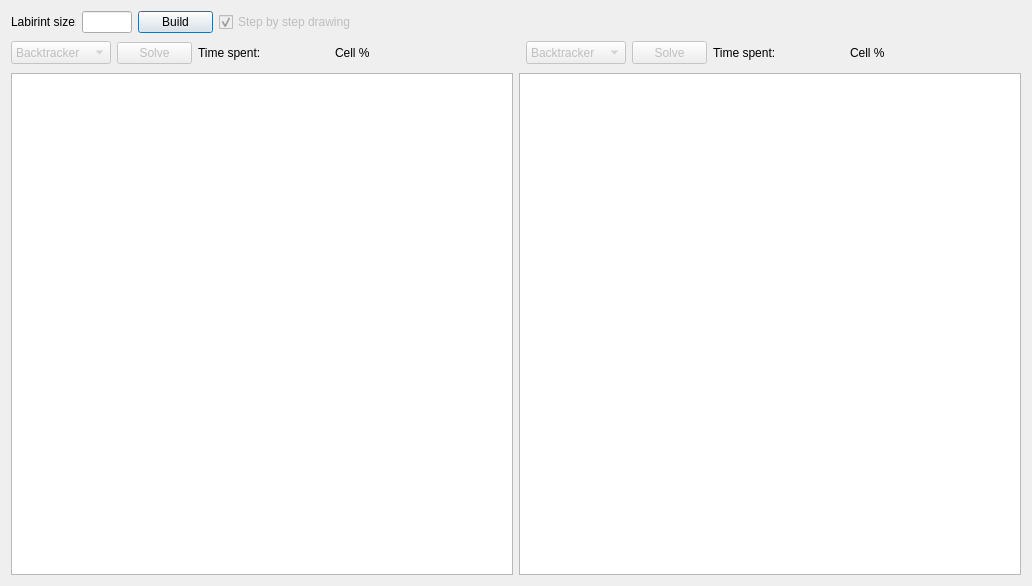
<?xml version="1.0" encoding="UTF-8"?>
<ui version="4.0">
 <class>LabProj</class>
 <widget class="QDialog" name="LabProj">
  <property name="geometry">
   <rect>
    <x>0</x>
    <y>0</y>
    <width>1032</width>
    <height>586</height>
   </rect>
  </property>
  <property name="minimumSize">
   <size>
    <width>1032</width>
    <height>586</height>
   </size>
  </property>
  <property name="maximumSize">
   <size>
    <width>1032</width>
    <height>586</height>
   </size>
  </property>
  <property name="windowTitle">
   <string>LabProj</string>
  </property>
  <layout class="QVBoxLayout" name="verticalLayout_2">
   <item>
    <layout class="QVBoxLayout" name="verticalLayout">
     <item>
      <layout class="QHBoxLayout" name="horizontalLayout">
       <item>
        <widget class="QLabel" name="labSizeLabel">
         <property name="maximumSize">
          <size>
           <width>65</width>
           <height>16777215</height>
          </size>
         </property>
         <property name="text">
          <string>Labirint size: </string>
         </property>
        </widget>
       </item>
       <item>
        <widget class="QLineEdit" name="labSizeField">
         <property name="maximumSize">
          <size>
           <width>50</width>
           <height>16777215</height>
          </size>
         </property>
        </widget>
       </item>
       <item>
        <widget class="QPushButton" name="labBuildButton">
         <property name="minimumSize">
          <size>
           <width>75</width>
           <height>0</height>
          </size>
         </property>
         <property name="maximumSize">
          <size>
           <width>75</width>
           <height>16777215</height>
          </size>
         </property>
         <property name="text">
          <string>Build</string>
         </property>
        </widget>
       </item>
       <item>
        <widget class="QCheckBox" name="checkBox">
         <property name="enabled">
          <bool>false</bool>
         </property>
         <property name="text">
          <string>Step by step drawing</string>
         </property>
         <property name="checked">
          <bool>true</bool>
         </property>
        </widget>
       </item>
       <item>
        <spacer name="horizontalSpacer">
         <property name="orientation">
          <enum>Qt::Horizontal</enum>
         </property>
         <property name="sizeHint" stdset="0">
          <size>
           <width>40</width>
           <height>20</height>
          </size>
         </property>
        </spacer>
       </item>
      </layout>
     </item>
     <item>
      <layout class="QHBoxLayout" name="horizontalLayout_4">
       <item>
        <widget class="QComboBox" name="lab1algList">
         <property name="enabled">
          <bool>false</bool>
         </property>
         <property name="minimumSize">
          <size>
           <width>100</width>
           <height>23</height>
          </size>
         </property>
         <property name="maximumSize">
          <size>
           <width>100</width>
           <height>23</height>
          </size>
         </property>
         <item>
          <property name="text">
           <string>Backtracker</string>
          </property>
         </item>
         <item>
          <property name="text">
           <string>Wall Follower</string>
          </property>
         </item>
         <item>
          <property name="text">
           <string>Dead End Filler</string>
          </property>
         </item>
        </widget>
       </item>
       <item>
        <widget class="QPushButton" name="solve1">
         <property name="enabled">
          <bool>false</bool>
         </property>
         <property name="minimumSize">
          <size>
           <width>75</width>
           <height>0</height>
          </size>
         </property>
         <property name="maximumSize">
          <size>
           <width>75</width>
           <height>16777215</height>
          </size>
         </property>
         <property name="text">
          <string>Solve</string>
         </property>
        </widget>
       </item>
       <item>
        <widget class="QLabel" name="label">
         <property name="text">
          <string>Time spent: </string>
         </property>
        </widget>
       </item>
       <item>
        <widget class="QLabel" name="lab1Time">
         <property name="minimumSize">
          <size>
           <width>59</width>
           <height>0</height>
          </size>
         </property>
         <property name="maximumSize">
          <size>
           <width>59</width>
           <height>16777215</height>
          </size>
         </property>
         <property name="text">
          <string/>
         </property>
        </widget>
       </item>
       <item>
        <widget class="QLabel" name="label_2">
         <property name="maximumSize">
          <size>
           <width>35</width>
           <height>16777215</height>
          </size>
         </property>
         <property name="text">
          <string>Cell %:</string>
         </property>
        </widget>
       </item>
       <item>
        <widget class="QLabel" name="cellPer1">
         <property name="minimumSize">
          <size>
           <width>40</width>
           <height>0</height>
          </size>
         </property>
         <property name="maximumSize">
          <size>
           <width>40</width>
           <height>16777215</height>
          </size>
         </property>
         <property name="text">
          <string/>
         </property>
        </widget>
       </item>
       <item>
        <spacer name="horizontalSpacer_2">
         <property name="orientation">
          <enum>Qt::Horizontal</enum>
         </property>
         <property name="sizeType">
          <enum>QSizePolicy::Fixed</enum>
         </property>
         <property name="sizeHint" stdset="0">
          <size>
           <width>104</width>
           <height>20</height>
          </size>
         </property>
        </spacer>
       </item>
       <item>
        <widget class="QComboBox" name="lab2AlgList">
         <property name="enabled">
          <bool>false</bool>
         </property>
         <property name="minimumSize">
          <size>
           <width>100</width>
           <height>23</height>
          </size>
         </property>
         <property name="maximumSize">
          <size>
           <width>100</width>
           <height>23</height>
          </size>
         </property>
         <item>
          <property name="text">
           <string>Backtracker</string>
          </property>
         </item>
         <item>
          <property name="text">
           <string>Wall Follower</string>
          </property>
         </item>
         <item>
          <property name="text">
           <string>Dead End Filler</string>
          </property>
         </item>
        </widget>
       </item>
       <item>
        <widget class="QPushButton" name="solve2">
         <property name="enabled">
          <bool>false</bool>
         </property>
         <property name="minimumSize">
          <size>
           <width>75</width>
           <height>23</height>
          </size>
         </property>
         <property name="maximumSize">
          <size>
           <width>75</width>
           <height>23</height>
          </size>
         </property>
         <property name="text">
          <string>Solve</string>
         </property>
        </widget>
       </item>
       <item>
        <widget class="QLabel" name="label_3">
         <property name="text">
          <string>Time spent: </string>
         </property>
        </widget>
       </item>
       <item>
        <widget class="QLabel" name="lab2Time">
         <property name="minimumSize">
          <size>
           <width>59</width>
           <height>0</height>
          </size>
         </property>
         <property name="maximumSize">
          <size>
           <width>59</width>
           <height>16777215</height>
          </size>
         </property>
         <property name="text">
          <string/>
         </property>
        </widget>
       </item>
       <item>
        <widget class="QLabel" name="label_5">
         <property name="maximumSize">
          <size>
           <width>35</width>
           <height>16777215</height>
          </size>
         </property>
         <property name="text">
          <string>Cell %:</string>
         </property>
        </widget>
       </item>
       <item>
        <widget class="QLabel" name="cellPer2">
         <property name="minimumSize">
          <size>
           <width>40</width>
           <height>0</height>
          </size>
         </property>
         <property name="maximumSize">
          <size>
           <width>40</width>
           <height>16777215</height>
          </size>
         </property>
         <property name="text">
          <string/>
         </property>
        </widget>
       </item>
       <item>
        <spacer name="horizontalSpacer_3">
         <property name="orientation">
          <enum>Qt::Horizontal</enum>
         </property>
         <property name="sizeHint" stdset="0">
          <size>
           <width>40</width>
           <height>20</height>
          </size>
         </property>
        </spacer>
       </item>
      </layout>
     </item>
     <item>
      <layout class="QHBoxLayout" name="horizontalLayout_2">
       <item>
        <widget class="QGraphicsView" name="labField">
         <property name="minimumSize">
          <size>
           <width>502</width>
           <height>502</height>
          </size>
         </property>
         <property name="maximumSize">
          <size>
           <width>502</width>
           <height>502</height>
          </size>
         </property>
        </widget>
       </item>
       <item>
        <widget class="QGraphicsView" name="labField2">
         <property name="minimumSize">
          <size>
           <width>502</width>
           <height>502</height>
          </size>
         </property>
         <property name="maximumSize">
          <size>
           <width>502</width>
           <height>502</height>
          </size>
         </property>
        </widget>
       </item>
      </layout>
     </item>
    </layout>
   </item>
  </layout>
 </widget>
 <layoutdefault spacing="6" margin="11"/>
 <resources/>
 <connections/>
</ui>
